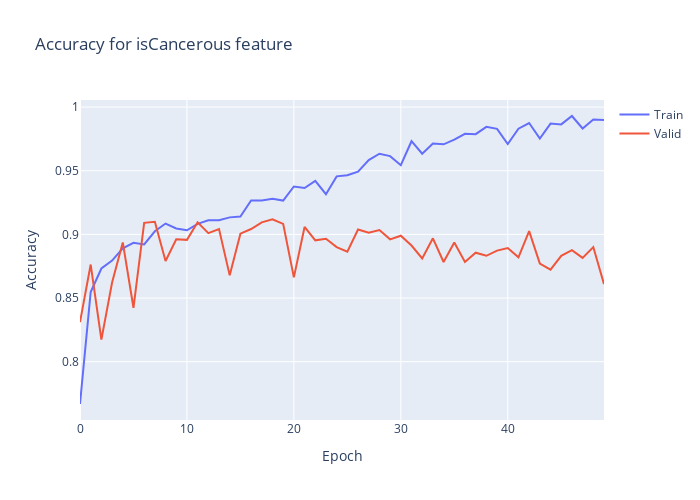

The notebook cell this image was saved under:
### Code cell
plt.clf()
fig = go.Figure()
fig.add_trace(go.Scatter(y=history_VGG_2.history['isCancerous_accuracy'],name='Train'))
fig.add_trace(go.Scatter(y=history_VGG_2.history['val_isCancerous_accuracy'],name='Valid'))
fig.update_layout(height=500, width=700, title='Accuracy for isCancerous feature', xaxis_title='Epoch',yaxis_title='Accuracy')
fig.show()

### Figure 1 — Plotly figure (JSON) as saved in the notebook; plotly's stock layout.template omitted (floating-point values rounded to 4 significant figures)
{"data": [{"name": "Train", "type": "scatter", "y": [0.7668, 0.8548, 0.8732, 0.8794, 0.8891, 0.8934, 0.8921, 0.9025, 0.9085, 0.9046, 0.9033, 0.9082, 0.9111, 0.9111, 0.9134, 0.914, 0.9266, 0.9266, 0.9281, 0.9266, 0.9376, 0.9364, 0.9421, 0.9316, 0.9456, 0.9465, 0.9493, 0.9584, 0.9634, 0.9615, 0.9543, 0.9732, 0.9634, 0.9714, 0.9708, 0.9744, 0.979, 0.9787, 0.9845, 0.9829, 0.971, 0.983, 0.9875, 0.9753, 0.9871, 0.9864, 0.993, 0.9832, 0.9902, 0.9899]}, {"name": "Valid", "type": "scatter", "y": [0.831, 0.8763, 0.8173, 0.8622, 0.8937, 0.8424, 0.9091, 0.9099, 0.8791, 0.8961, 0.8957, 0.9095, 0.901, 0.9042, 0.8678, 0.9006, 0.9042, 0.9095, 0.9119, 0.9082, 0.8662, 0.9058, 0.8953, 0.8965, 0.8901, 0.8864, 0.9038, 0.9014, 0.9034, 0.8961, 0.8989, 0.8913, 0.8812, 0.8969, 0.8783, 0.8937, 0.8783, 0.8856, 0.8832, 0.8872, 0.8892, 0.882, 0.9026, 0.8771, 0.8723, 0.8832, 0.8876, 0.8816, 0.8901, 0.861]}], "layout": {"height": 500, "title": {"text": "Accuracy for isCancerous feature"}, "width": 700, "xaxis": {"title": {"text": "Epoch"}}, "yaxis": {"title": {"text": "Accuracy"}}}}
